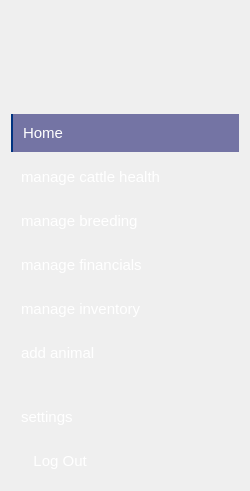
              <widget class="QWidget" name="iconOnlySideBar" native="true">
               <property name="sizePolicy">
                <sizepolicy hsizetype="Expanding" vsizetype="Expanding">
                 <horstretch>0</horstretch>
                 <verstretch>0</verstretch>
                </sizepolicy>
               </property>
               <property name="minimumSize">
                <size>
                 <width>250</width>
                 <height>0</height>
                </size>
               </property>
               <property name="maximumSize">
                <size>
                 <width>101</width>
                 <height>16777215</height>
                </size>
               </property>
               <property name="styleSheet">
                <string notr="true">QPushButton{
	border: none;
	padding: 10px;
	font-size: 15px;
	color: #fff;
	text-align: left;
	padding-left: 10px;
}

QPushButton:checked{
	background: #7474a4;
	border-left: 2px solid #003380;
}

QPushButton:hover{
	background: #7474a4;
	border-left: 2px solid #003380;
}

#iconOnlySideBar{
	border-radius: 10px;
}</string>
               </property>
               <layout class="QVBoxLayout" name="verticalLayout_7">
                <item>
                 <widget class="QFrame" name="logoContainer">
                  <layout class="QHBoxLayout" name="horizontalLayout_5">
                   <item>
                    <spacer name="horizontalSpacer">
                     <property name="orientation">
                      <enum>Qt::Horizontal</enum>
                     </property>
                     <property name="sizeType">
                      <enum>QSizePolicy::MinimumExpanding</enum>
                     </property>
                     <property name="sizeHint" stdset="0">
                      <size>
                       <width>35</width>
                       <height>20</height>
                      </size>
                     </property>
                    </spacer>
                   </item>
                   <item>
                    <widget class="QLabel" name="label_3">
                     <property name="minimumSize">
                      <size>
                       <width>20</width>
                       <height>20</height>
                      </size>
                     </property>
                     <property name="styleSheet">
                      <string notr="true">padding: 10px;
border-radius: 10px;</string>
                     </property>
                     <property name="text">
                      <string/>
                     </property>
                     <property name="pixmap">
                      <pixmap resource="../resource_files/resources.qrc">:/images/images/images/cow-2-256.ico</pixmap>
                     </property>
                     <property name="scaledContents">
                      <bool>true</bool>
                     </property>
                    </widget>
                   </item>
                   <item>
                    <spacer name="horizontalSpacer_2">
                     <property name="orientation">
                      <enum>Qt::Horizontal</enum>
                     </property>
                     <property name="sizeType">
                      <enum>QSizePolicy::MinimumExpanding</enum>
                     </property>
                     <property name="sizeHint" stdset="0">
                      <size>
                       <width>35</width>
                       <height>20</height>
                      </size>
                     </property>
                    </spacer>
                   </item>
                  </layout>
                 </widget>
                </item>
                <item>
                 <spacer name="verticalSpacer_4">
                  <property name="orientation">
                   <enum>Qt::Vertical</enum>
                  </property>
                  <property name="sizeType">
                   <enum>QSizePolicy::Minimum</enum>
                  </property>
                  <property name="sizeHint" stdset="0">
                   <size>
                    <width>30</width>
                    <height>5</height>
                   </size>
                  </property>
                 </spacer>
                </item>
                <item>
                 <spacer name="verticalSpacer_8">
                  <property name="orientation">
                   <enum>Qt::Vertical</enum>
                  </property>
                  <property name="sizeHint" stdset="0">
                   <size>
                    <width>20</width>
                    <height>40</height>
                   </size>
                  </property>
                 </spacer>
                </item>
                <item>
                 <layout class="QVBoxLayout" name="verticalLayout_5">
                  <item>
                   <widget class="QPushButton" name="homeBtn">
                    <property name="minimumSize">
                     <size>
                      <width>40</width>
                      <height>0</height>
                     </size>
                    </property>
                    <property name="cursor">
                     <cursorShape>PointingHandCursor</cursorShape>
                    </property>
                    <property name="text">
                     <string>Home </string>
                    </property>
                    <property name="icon">
                     <iconset resource="../resource_files/resources.qrc">
                      <normaloff>:/icons/images/icons/home_24dp_E8EAED_FILL0_wght400_GRAD0_opsz24.png</normaloff>:/icons/images/icons/home_24dp_E8EAED_FILL0_wght400_GRAD0_opsz24.png</iconset>
                    </property>
                    <property name="iconSize">
                     <size>
                      <width>25</width>
                      <height>25</height>
                     </size>
                    </property>
                    <property name="checkable">
                     <bool>true</bool>
                    </property>
                    <property name="checked">
                     <bool>true</bool>
                    </property>
                    <property name="autoExclusive">
                     <bool>true</bool>
                    </property>
                   </widget>
                  </item>
                  <item>
                   <widget class="QPushButton" name="cattleHealthBtn">
                    <property name="cursor">
                     <cursorShape>PointingHandCursor</cursorShape>
                    </property>
                    <property name="text">
                     <string>manage cattle health</string>
                    </property>
                    <property name="icon">
                     <iconset resource="../resource_files/resources.qrc">
                      <normaloff>:/icons/images/icons/health_and_safety_24dp_E8EAED_FILL0_wght400_GRAD0_opsz24.png</normaloff>:/icons/images/icons/health_and_safety_24dp_E8EAED_FILL0_wght400_GRAD0_opsz24.png</iconset>
                    </property>
                    <property name="iconSize">
                     <size>
                      <width>25</width>
                      <height>25</height>
                     </size>
                    </property>
                    <property name="checkable">
                     <bool>true</bool>
                    </property>
                    <property name="autoExclusive">
                     <bool>true</bool>
                    </property>
                   </widget>
                  </item>
                  <item>
                   <widget class="QPushButton" name="manageBreedingBtn">
                    <property name="cursor">
                     <cursorShape>PointingHandCursor</cursorShape>
                    </property>
                    <property name="text">
                     <string>manage breeding</string>
                    </property>
                    <property name="icon">
                     <iconset resource="../resource_files/resources.qrc">
                      <normaloff>:/icons/images/icons/icons8-livestock-80.png</normaloff>:/icons/images/icons/icons8-livestock-80.png</iconset>
                    </property>
                    <property name="iconSize">
                     <size>
                      <width>25</width>
                      <height>25</height>
                     </size>
                    </property>
                    <property name="checkable">
                     <bool>true</bool>
                    </property>
                    <property name="autoExclusive">
                     <bool>true</bool>
                    </property>
                   </widget>
                  </item>
                  <item>
                   <widget class="QPushButton" name="manageFinancialsBtn">
                    <property name="cursor">
                     <cursorShape>PointingHandCursor</cursorShape>
                    </property>
                    <property name="text">
                     <string>manage financials</string>
                    </property>
                    <property name="icon">
                     <iconset resource="../resource_files/resources.qrc">
                      <normaloff>:/icons/images/icons/finance_mode_24dp_E8EAED_FILL0_wght400_GRAD0_opsz24.png</normaloff>:/icons/images/icons/finance_mode_24dp_E8EAED_FILL0_wght400_GRAD0_opsz24.png</iconset>
                    </property>
                    <property name="iconSize">
                     <size>
                      <width>25</width>
                      <height>25</height>
                     </size>
                    </property>
                    <property name="checkable">
                     <bool>true</bool>
                    </property>
                    <property name="autoExclusive">
                     <bool>true</bool>
                    </property>
                   </widget>
                  </item>
                  <item>
                   <widget class="QPushButton" name="manageInventoryBtn">
                    <property name="cursor">
                     <cursorShape>PointingHandCursor</cursorShape>
                    </property>
                    <property name="text">
                     <string>manage inventory</string>
                    </property>
                    <property name="icon">
                     <iconset resource="../resource_files/resources.qrc">
                      <normaloff>:/icons/images/icons/inventory_24dp_E8EAED_FILL0_wght400_GRAD0_opsz24.png</normaloff>:/icons/images/icons/inventory_24dp_E8EAED_FILL0_wght400_GRAD0_opsz24.png</iconset>
                    </property>
                    <property name="iconSize">
                     <size>
                      <width>25</width>
                      <height>25</height>
                     </size>
                    </property>
                    <property name="checkable">
                     <bool>true</bool>
                    </property>
                    <property name="autoExclusive">
                     <bool>true</bool>
                    </property>
                   </widget>
                  </item>
                  <item>
                   <widget class="QPushButton" name="addAnimalBtn">
                    <property name="cursor">
                     <cursorShape>PointingHandCursor</cursorShape>
                    </property>
                    <property name="text">
                     <string>add animal          </string>
                    </property>
                    <property name="icon">
                     <iconset resource="../resource_files/resources.qrc">
                      <normaloff>:/icons/images/icons/cil-plus.png</normaloff>:/icons/images/icons/cil-plus.png</iconset>
                    </property>
                    <property name="iconSize">
                     <size>
                      <width>25</width>
                      <height>25</height>
                     </size>
                    </property>
                    <property name="checkable">
                     <bool>true</bool>
                    </property>
                    <property name="autoExclusive">
                     <bool>true</bool>
                    </property>
                   </widget>
                  </item>
                 </layout>
                </item>
                <item>
                 <spacer name="verticalSpacer">
                  <property name="orientation">
                   <enum>Qt::Vertical</enum>
                  </property>
                  <property name="sizeType">
                   <enum>QSizePolicy::MinimumExpanding</enum>
                  </property>
                  <property name="sizeHint" stdset="0">
                   <size>
                    <width>20</width>
                    <height>20</height>
                   </size>
                  </property>
                 </spacer>
                </item>
                <item>
                 <widget class="QPushButton" name="pushButton_19">
                  <property name="text">
                   <string>settings</string>
                  </property>
                  <property name="icon">
                   <iconset resource="../resource_files/resources.qrc">
                    <normaloff>:/icons/images/icons/settings_24dp_E8EAED_FILL0_wght400_GRAD0_opsz24.png</normaloff>:/icons/images/icons/settings_24dp_E8EAED_FILL0_wght400_GRAD0_opsz24.png</iconset>
                  </property>
                  <property name="iconSize">
                   <size>
                    <width>25</width>
                    <height>25</height>
                   </size>
                  </property>
                 </widget>
                </item>
                <item>
                 <widget class="QPushButton" name="logOutBtn">
                  <property name="cursor">
                   <cursorShape>PointingHandCursor</cursorShape>
                  </property>
                  <property name="styleSheet">
                   <string notr="true">QPushButton:hover{
	background: #ff6666;
}</string>
                  </property>
                  <property name="text">
                   <string>   Log Out</string>
                  </property>
                  <property name="icon">
                   <iconset resource="../resource_files/resources.qrc">
                    <normaloff>:/icons/images/icons/cil-user-unfollow.png</normaloff>:/icons/images/icons/cil-user-unfollow.png</iconset>
                  </property>
                  <property name="iconSize">
                   <size>
                    <width>25</width>
                    <height>25</height>
                   </size>
                  </property>
                  <property name="checkable">
                   <bool>false</bool>
                  </property>
                 </widget>
                </item>
                <item>
                 <spacer name="verticalSpacer_5">
                  <property name="orientation">
                   <enum>Qt::Vertical</enum>
                  </property>
                  <property name="sizeType">
                   <enum>QSizePolicy::MinimumExpanding</enum>
                  </property>
                  <property name="sizeHint" stdset="0">
                   <size>
                    <width>20</width>
                    <height>0</height>
                   </size>
                  </property>
                 </spacer>
                </item>
               </layout>
              </widget>
